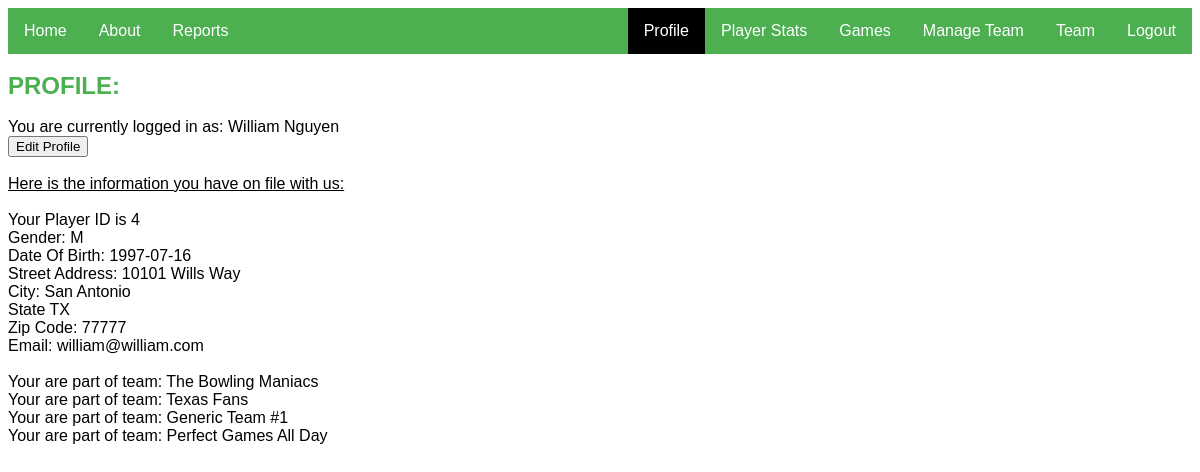
/loginSuccessful.php (signed in), run on the app's committed database.
### tables this page shows
CREATE TABLE Players (
  Player_ID           INT             PRIMARY KEY AUTO_INCREMENT,
  Gender              ENUM('F', 'M')  NOT NULL,
  Phone_Number        VARCHAR(15),
  Date_Joined         DATE,
  Date_Of_Birth       DATE            NOT NULL,
  Street_Address      VARCHAR(30)     NOT NULL,
  City                VARCHAR(30)     NOT NULL,
  State               VARCHAR(15)     NOT NULL,
  Zip_Code            INT             NOT NULL,
  First_Name          VARCHAR(30)     NOT NULL,
  Last_Name           VARCHAR(30)     NOT NULL,
  Middle_Initial      VARCHAR(1),
  Email               VARCHAR(30)     NOT NULL UNIQUE,
  Password            VARCHAR(256)    NOT NULL,
  Is_Admin            BOOLEAN         DEFAULT FALSE,
  Reset_Key           VARCHAR(100)    DEFAULT '',
  Date_Added          DATETIME,
  Last_Date_Modified  DATETIME
);

CREATE TABLE Team (
  Team_ID             INT             PRIMARY KEY AUTO_INCREMENT,
  Name                VARCHAR(50)	    NOT NULL,
  Leader              INT			        NOT NULL,
  Date_Created        DATETIME,
  Game_Count          INT			        DEFAULT 0,
  Win_Count           INT			        DEFAULT 0,
  Player_1	          INT             NULL,
  Player_2	          INT             NULL,
  Player_3	          INT             NULL,
  Player_4	          INT             NULL,
  Player_5	          INT             NULL,
  Date_Added          DATETIME,
  Last_Date_Modified  DATETIME,
  FOREIGN KEY    (Leader)       REFERENCES Players(Player_ID)
    ON DELETE RESTRICT,
  FOREIGN KEY    (Player_1)     REFERENCES Players(Player_ID)
    ON DELETE RESTRICT,
  FOREIGN KEY    (Player_2)     REFERENCES Players(Player_ID)
    ON DELETE RESTRICT,
  FOREIGN KEY    (Player_3)     REFERENCES Players(Player_ID)
    ON DELETE RESTRICT,
  FOREIGN KEY    (Player_4)     REFERENCES Players(Player_ID)
    ON DELETE RESTRICT,
  FOREIGN KEY    (Player_5)     REFERENCES Players(Player_ID)
    ON DELETE RESTRICT,
  CHECK (Game_Count >= 0),
  CHECK (Win_Count >= 0)
);

### public_html/loginSuccessful.php (the view, shortened to what this page needs)
<?php
if (!isset($_SESSION["sess_user"])) {
    header("location:loginForm.php");
} else {
    ?>
    <!DOCTYPE html>
    <html lang="en">
    <head>
        <link rel="stylesheet" type="text/css" href="index.css">
    </head>
    <body>
    <?php include 'menuBar.php';
    ?>
    <br>
    <div id="id">PROFILE:</div>
    <br>
    <?php
    $user = $_SESSION['sess_user'];
    $conn = connectToDatabase();
    $query = "SELECT * FROM players WHERE Email = '$user'";
    $result = $conn->query($query);
    $numrows = $result->num_rows;
    if ($numrows != 0) {
        while ($row = mysqli_fetch_assoc($result)) {
            $fname = $row['First_Name'];
            $lname = $row['Last_Name'];
        }
    }
    $fname = ucfirst($fname);
    $lname = ucfirst($lname);
    echo "You are currently logged in as: $fname $lname";
    echo "<br>";
    echo "<form action='updateProfile.php'>
              <input type='submit' value='Edit Profile'>
          </form>";
    echo '<br><u>Here is the information you have on file with us:</u>';
    $query2 = "SELECT * FROM players WHERE Email = '$user'";
    $result = $conn->query($query2);
    $numrows = $result->num_rows;
    if($numrows != 0){
        while ($row = mysqli_fetch_assoc($result)){
            $playerid = $row['Player_ID'];
            echo '<br><br>Your Player ID is ' . $playerid;
            echo '<br>Gender: ' . $row['Gender'];
            echo '<br>Date Of Birth: ' . $row['Date_Of_Birth'];
            echo '<br>Street Address: ' . $row['Street_Address'];
            echo '<br>City: ' . $row['City'];
            echo '<br>State ' . $row['State'];
            echo '<br>Zip Code: ' . $row['Zip_Code'];
            echo '<br>Email: ' . $row['Email'];
            echo "<br>";
        }
    }
    $query4 = "SELECT * FROM team WHERE Player_1 = '$playerid' OR Player_2 = '$playerid' OR Player_3 = '$playerid' OR Player_4 = '$playerid' OR Player_5 = '$playerid'";
    $result = $conn->query($query4);
    $numrows = $result->num_rows;
    if($numrows != 0){
        while ($row = mysqli_fetch_assoc($result)){
            $partOfTeam = $row['Name'];
            echo "<br> Your are part of team: ". $partOfTeam;
        }
    }
    ?>
    </body>
    </html>
    <?php
}
?>

### public_html/index.css (style rules this page uses)
body { font-family: "Arial"; }

### public_html/loginSuccessful.php (style rules this page uses)
div#id { font-size: x-large; font-weight: bold; color: #4CAF50; }

### data on the page
players: First_Name "William", Last_Name "Nguyen", Player_ID "4", Gender "M", Date_Of_Birth "1997-07-16", Street_Address "10101 Wills Way", City "San Antonio", State "TX", Zip_Code "77777", Email "william@william.com"
team: Name "The Bowling Maniacs"
team: Name "Texas Fans"
team: Name "Generic Team #1"
team: Name "Perfect Games All Day"
